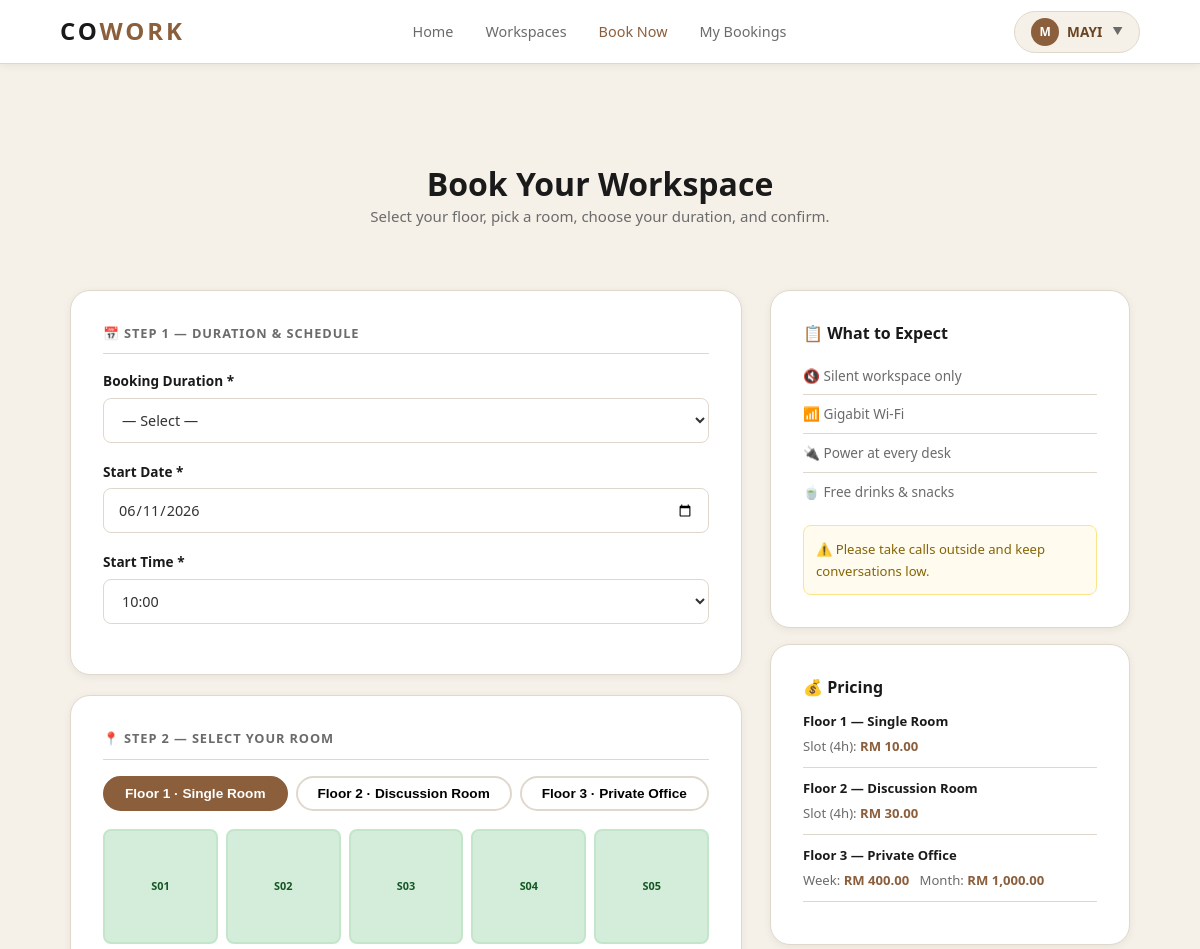
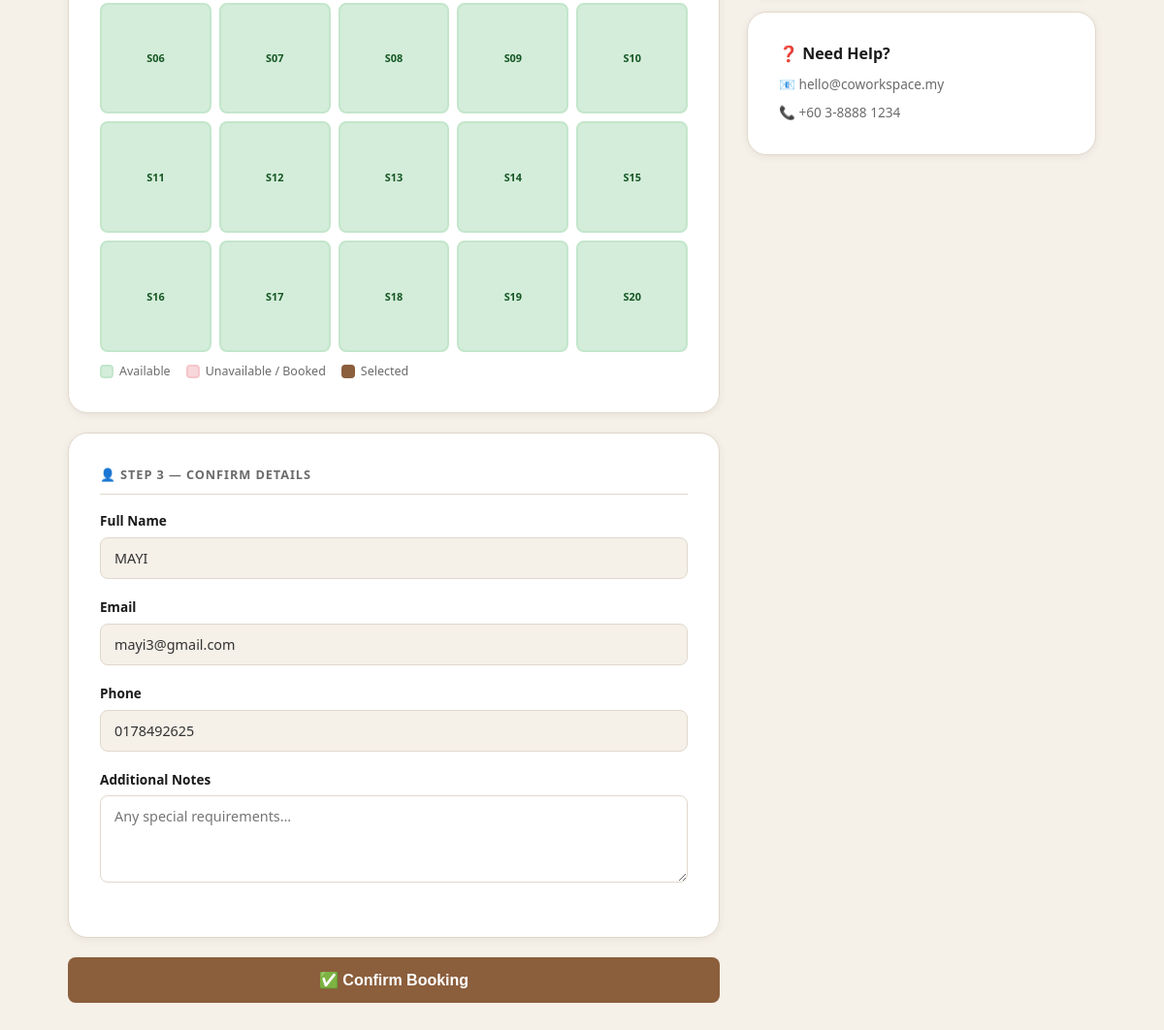
Screenshot of /booking_form.php (signed in) with the database file from the repository (2 pictures, top to bottom).
### tables this page shows
CREATE TABLE `zone` (
  `zone_id` int(11) NOT NULL,
  `zone_name` varchar(50) NOT NULL,
  `description` text DEFAULT NULL,
  `floor` tinyint(4) NOT NULL DEFAULT 1,
  `capacity` tinyint(4) NOT NULL DEFAULT 1,
  `price_slot` decimal(10,2) DEFAULT NULL COMMENT 'price per 4-hr slot',
  `price_week` decimal(10,2) DEFAULT NULL,
  `price_month` decimal(10,2) DEFAULT NULL,
  `price_year` decimal(10,2) DEFAULT NULL
);

CREATE TABLE `workspace` (
  `workspace_id` int(11) NOT NULL,
  `zone_id` int(11) NOT NULL,
  `workspace_name` varchar(10) NOT NULL,
  `capacity` int(11) NOT NULL DEFAULT 1,
  `status` varchar(20) NOT NULL DEFAULT 'available',
  `added_by` int(11) DEFAULT NULL,
  `created_at` datetime DEFAULT current_timestamp(),
  `updated_at` datetime DEFAULT current_timestamp() ON UPDATE current_timestamp()
);

CREATE TABLE `customer` (
  `customer_id` int(11) NOT NULL,
  `fullname` varchar(100) NOT NULL,
  `email` varchar(100) NOT NULL,
  `password` varchar(255) NOT NULL,
  `phone` varchar(15) NOT NULL,
  `status` enum('active','suspended') DEFAULT 'active',
  `created_at` datetime DEFAULT current_timestamp(),
  `updated_at` datetime DEFAULT current_timestamp() ON UPDATE current_timestamp()
);

### booking_form.php (the view, shortened to what this page needs)
<?php
require_once 'db.php';
$userId   = (int)$_SESSION['user_id'];
$userName = htmlspecialchars($_SESSION['user_name']);
$userInit = strtoupper($userName[0]);
$uRow = mysqli_fetch_assoc(mysqli_query($conn,
    "SELECT fullname, email, phone FROM customer WHERE customer_id=$userId"));
$types = mysqli_fetch_all(mysqli_query($conn,
    "SELECT * FROM zone ORDER BY floor"), MYSQLI_ASSOC);
$selZoneId = (int)($_GET['zone_id'] ?? ($types[0]['zone_id'] ?? 1));
$roomsRes = mysqli_query($conn,
    "SELECT w.workspace_id AS id, w.workspace_name AS room_number,
            w.zone_id AS type_id, w.status, w.capacity,
            z.floor, z.zone_name AS type_name,
            0 AS busy
     FROM workspace w
     JOIN zone z ON w.zone_id = z.zone_id
     ORDER BY z.floor, w.workspace_name");
$roomsByType = [];
while ($r = mysqli_fetch_assoc($roomsRes)) {
    $roomsByType[$r['type_id']][] = $r;
}
?>
<!DOCTYPE html>
<html lang="en">
<head>
<link rel="stylesheet" href="style.css">
</head>
<body>
<nav class="navbar">
  <a href="home.php" class="navbar-logo">CO<span>WORK</span></a>
  <ul class="navbar-links">
    <li><a href="home.php">Home</a></li>
    <li><a href="workspace_list.php">Workspaces</a></li>
    <li><a href="booking_form.php" style="color:var(--brown)">Book Now</a></li>
    <li><a href="my_booking.php">My Bookings</a></li>
  </ul>
  <div class="navbar-actions">
    <div class="user-pill" onclick="toggleDropdown(event)">
        <div class="avatar"><?= $userInit ?></div>
        <span><?= $userName ?></span>
        <span class="arrow">▼</span>
      </div>
</nav>
<div class="booking-page">
  <div style="padding:100px 5% 20px;text-align:center">
    <h1 style="font-size:2rem">Book Your Workspace</h1>
    <p>Select your floor, pick a room, choose your duration, and confirm.</p>
  </div>
  <div class="booking-page-inner">
    <div>
      <form method="POST" id="bForm">
        <div class="booking-panel" style="margin-bottom:20px">
          <div class="sec-label">📅 Step 1 — Duration &amp; Schedule</div>
          <div class="form-group">
            <label>Booking Duration *</label>
              <select name="booking_type" id="bookingType" onchange="calcPrice()">
                <option value="">— Select —</option>
              </select>
          </div>
          <div class="form-group">
            <label>Start Date *</label>
            <input type="date" name="start_date" id="startDate"
                   min="<?= date('Y-m-d') ?>" value="<?= date('Y-m-d') ?>">
          </div>
          <div class="form-group" id="timeRow">
            <label>Start Time *</label>
            <select name="start_time" id="startTime">
              <?php for ($h=10;$h<=22;$h++): ?>
                <option><?= sprintf('%02d:00',$h) ?></option>
              <?php endfor; ?>
            </select>
          </div>
        </div>
        <div class="booking-panel" style="margin-bottom:20px">
          <div class="sec-label">📍 Step 2 — Select Your Room</div>
          <div class="floor-tabs" id="floorTabs">
            <?php foreach ($types as $t): ?>
            <button type="button"
                    class="floor-tab <?= $t['zone_id']==$selZoneId?'active':'' ?>"
                    data-type-id="<?= $t['zone_id'] ?>"
                    onclick="switchType(<?= $t['zone_id'] ?>)">
              Floor <?= $t['floor'] ?> · <?= htmlspecialchars($t['zone_name']) ?>
            </button>
            <?php endforeach; ?>
          </div>
          <?php foreach ($types as $t):
            $zid = $t['zone_id'];
            $rooms = $roomsByType[$zid] ?? [];
          ?>
          <div id="map-type-<?= $zid ?>" style="<?= $zid!=$selZoneId?'display:none':'' ?>">
            <div class="floor-map">
              <?php foreach ($rooms as $rm):
                $notAvail = ($rm['status'] !== 'available' || $rm['busy'] > 0);
                $cls = $notAvail ? 'unavail' : 'avail';
              ?>
              <div class="room-seat <?= $cls ?>"
                   data-id="<?= $rm['id'] ?>"
                   data-num="<?= htmlspecialchars($rm['room_number']) ?>"
                   data-type-id="<?= $zid ?>"
                   data-ok="<?= $notAvail ? '0' : '1' ?>"
                   onclick="selectRoom(this)"
                   title="<?= htmlspecialchars($rm['room_number']) ?> — <?= $notAvail ? 'Unavailable' : 'Available' ?>">
                <?= htmlspecialchars($rm['room_number']) ?>
              </div>
              <?php endforeach; ?>
            </div>
            <div class="map-legend">
              <div class="li"><div class="dot" style="background:#d4edda;border-color:#c3e6cb"></div> Available</div>
              <div class="li"><div class="dot" style="background:#f8d7da;border-color:#f5c6cb"></div> Unavailable / Booked</div>
              <div class="li"><div class="dot" style="background:var(--brown);border-color:var(--brown)"></div> Selected</div>
            </div>
          </div>
          <?php endforeach; ?>
        </div>
        <div class="booking-panel" style="margin-bottom:20px">
          <div class="sec-label">👤 Step 3 — Confirm Details</div>
          <div class="form-group">
            <label>Full Name</label>
            <input type="text" value="<?= htmlspecialchars($uRow['fullname'] ?? '') ?>" readonly style="background:var(--cream)">
          </div>
          <div class="form-group">
            <label>Email</label>
            <input type="email" value="<?= htmlspecialchars($uRow['email'] ?? '') ?>" readonly style="background:var(--cream)">
          </div>
          <div class="form-group">
            <label>Phone</label>
            <input type="tel" value="<?= htmlspecialchars($uRow['phone'] ?? '') ?>" readonly style="background:var(--cream)">
          </div>
          <div class="form-group">
            <label>Additional Notes</label>
            <textarea name="notes" placeholder="Any special requirements…"></textarea>
          </div>
        </div>
        <button type="submit" class="btn btn-primary btn-lg" style="width:100%">
          ✅ Confirm Booking
        </button>
      </form>
    </div>
    <div>
      <div class="booking-panel" style="margin-bottom:16px">
        <h3 style="margin-bottom:14px">📋 What to Expect</h3>
        <ul style="list-style:none;padding:0;font-size:.85rem;color:var(--text-muted)">
          <li style="padding:8px 0;border-bottom:1px solid var(--border)">🔇 Silent workspace only</li>
          <li style="padding:8px 0;border-bottom:1px solid var(--border)">📶 Gigabit Wi-Fi</li>
          <li style="padding:8px 0;border-bottom:1px solid var(--border)">🔌 Power at every desk</li>
          <li style="padding:8px 0">🍵 Free drinks &amp; snacks</li>
        </ul>
        <div style="background:#fffbef;border:1px solid #fce588;border-radius:var(--radius-sm);padding:12px;margin-top:14px">
          <p style="font-size:.82rem;color:#856404;margin:0">⚠️ Please take calls outside and keep conversations low.</p>
        </div>
      </div>
      <div class="booking-panel" style="margin-bottom:16px">
        <h3 style="margin-bottom:14px">💰 Pricing</h3>
        <?php foreach ($types as $t): ?>
        <div style="margin-bottom:10px;padding-bottom:10px;border-bottom:1px solid var(--border)">
          <div style="font-size:.82rem;font-weight:700;color:var(--dark);margin-bottom:4px">
            Floor <?= $t['floor'] ?> — <?= htmlspecialchars($t['zone_name']) ?>
          </div>
          <?php if ($t['price_slot']): ?>
          <div style="font-size:.82rem;color:var(--text-muted)">
            Slot (4h): <strong style="color:var(--brown)">RM <?= number_format($t['price_slot'],2) ?></strong>
          </div>
          <?php endif; ?>
          <?php if ($t['price_week']): ?>
          <div style="font-size:.82rem;color:var(--text-muted)">
            Week: <strong style="color:var(--brown)">RM <?= number_format($t['price_week'],2) ?></strong> &nbsp;
            Month: <strong style="color:var(--brown)">RM <?= number_format($t['price_month'],2) ?></strong>
          </div>
          <?php endif; ?>
        </div>
        <?php endforeach; ?>
      </div>
      <div class="booking-panel">
        <h3 style="margin-bottom:10px">❓ Need Help?</h3>
        <p style="font-size:.85rem">📧 hello@coworkspace.my</p>
        <p style="font-size:.85rem;margin-top:6px">📞 +60 3-8888 1234</p>
      </div>
    </div>
  </div>
</div>
</body>
</html>

### style.css (style rules this page uses)
*, *::before, *::after { box-sizing: border-box; margin: 0; padding: 0; scroll-behavior: smooth;list-style: none; }
:root { --brown: #8B5E3C; --brown-dark: #6B4423; --brown-light: #C49A6C; --olive: #7C7C45; --olive-light: #A8A865; --cream: #F5F0E8; --cream-dark: #EDE6D8; --white: #FFFFFF; --dark: #1A1A1A; --dark-2: #2D2D2D; --text: #333333; --text-muted: #6B6B6B; --text-light: #999999; --border: #E0D8CC; --shadow-sm: 0 2px 8px rgba(0,0,0,0.06); --shadow-md: 0 4px 20px rgba(0,0,0,0.10); --shadow-lg: 0 8px 40px rgba(0,0,0,0.14); --radius: 12px; --radius-sm: 8px; --radius-lg: 20px; --font: 'Segoe UI', system-ui, -apple-system, sans-serif; --transition: 0.25s ease; }
body { font-family: var(--font); color: var(--text); background: var(--white); line-height: 1.6; font-size: 15px; }
h1, h2, h3, h4 { font-weight: 700; line-height: 1.25; color: var(--dark); }
h1 { font-size: clamp(2rem, 5vw, 3.2rem); }
h3 { font-size: 1.2rem; }
p { color: var(--text-muted); line-height: 1.7; }
a { text-decoration: none; color: inherit; }
.navbar { position: fixed; top: 0; left: 0; right: 0; z-index: 1000; display: flex; align-items: center; justify-content: space-between; padding: 0 5%; height: 64px; background: rgba(255,255,255,0.97); border-bottom: 1px solid var(--border); backdrop-filter: blur(8px); box-shadow: var(--shadow-sm); }
.navbar-logo { font-size: 1.5rem; font-weight: 800; letter-spacing: 0.12em; color: var(--dark); text-transform: uppercase; }
.navbar-logo span { color: var(--brown); }
.navbar-links { display: flex; align-items: center; gap: 32px; list-style: none; }
.navbar-links a { font-size: 0.9rem; font-weight: 500; color: var(--text-muted); transition: color var(--transition); }
.navbar-links li a { position: relative; }
.navbar-links li a::before { position: absolute; content: ''; width: 0; height: 5px; top: 25px; left: 0; border-radius: 1rem; transition: 0.3s ease-in-out; background: linear-gradient(to right, #814b04, #f1a63d); }
.navbar-actions { display: flex; align-items: center; gap: 12px; }
.user-pill { display: flex; align-items: center; gap: 8px; padding: 6px 16px; background: var(--cream); border-radius: 999px; font-size: 0.85rem; font-weight: 600; color: var(--brown-dark); border: 1px solid var(--border); }
.user-pill .avatar { width: 28px; height: 28px; border-radius: 50%; background: var(--brown); color: #fff; display: flex; align-items: center; justify-content: center; font-size: 0.75rem; font-weight: 700; }
.btn { display: inline-flex; align-items: center; justify-content: center; gap: 8px; padding: 10px 24px; border: none; border-radius: var(--radius-sm); font-size: 0.9rem; font-weight: 600; cursor: pointer; transition: all var(--transition); text-decoration: none; }
.btn-primary { background: var(--brown); color: #fff; }
.btn-lg { padding: 14px 36px; font-size: 1rem; }
.form-group { margin-bottom: 18px; }
.form-group label { display: block; font-size: 0.85rem; font-weight: 600; color: var(--dark); margin-bottom: 6px; }
.form-group input, .form-group select, .form-group textarea { width: 100%; padding: 11px 14px; border: 1.5px solid var(--border); border-radius: var(--radius-sm); font-size: 0.9rem; font-family: var(--font); color: var(--text); background: var(--white); transition: border-color var(--transition), box-shadow var(--transition); outline: none; }
.form-group textarea { resize: vertical; min-height: 90px; }
.booking-page { min-height: 100vh; padding-top: 64px; background: var(--cream); }
.booking-page-inner { max-width: 1100px; margin: 0 auto; padding: 40px 20px; display: grid; grid-template-columns: 1fr 360px; gap: 28px; align-items: start; }
.booking-panel { background: var(--white); border-radius: var(--radius-lg); padding: 32px; border: 1px solid var(--border); box-shadow: var(--shadow-sm); }
.booking-panel h3 { font-size: 1rem; margin-bottom: 18px; display: flex; align-items: center; gap: 8px; }
.floor-map { display: grid; gap: 6px; }
.room-seat { aspect-ratio: 1; border-radius: 8px; border: 2px solid var(--border); background: var(--cream); display: flex; align-items: center; justify-content: center; font-size: 0.68rem; font-weight: 700; color: var(--text-muted); cursor: pointer; transition: all var(--transition); position: relative; }
.user-pill { cursor: pointer; user-select: none; display: flex; align-items: center; gap: 8px; transition: opacity 0.2s ease; }
.user-pill .arrow { font-size: 0.65rem; color: var(--text-muted); margin-left: 2px; }

### rows the page displays
zone: floor "1", zone_name "Single Room", price_slot "10.00"
zone: floor "2", zone_name "Discussion Room", price_slot "30.00"
zone: floor "3", zone_name "Private Office", price_week "400.00", price_month "1,000.00"
workspace: workspace_name "S01"
workspace: workspace_name "S02"
workspace: workspace_name "S03"
workspace: workspace_name "S04"
workspace: workspace_name "S05"
workspace: workspace_name "S06"
workspace: workspace_name "S07"
workspace: workspace_name "S08"
workspace: workspace_name "S09"
workspace: workspace_name "S10"
workspace: workspace_name "S11"
workspace: workspace_name "S12"
workspace: workspace_name "S13"
workspace: workspace_name "S14"
workspace: workspace_name "S15"
workspace: workspace_name "S16"
workspace: workspace_name "S17"
workspace: workspace_name "S18"
workspace: workspace_name "S19"
workspace: workspace_name "S20"
customer: fullname "MAYI", email "mayi3@gmail.com", phone "0178492625"

### other values shown
$userInit "M"
$userName "MAYI"
form field start_time "10:00"
